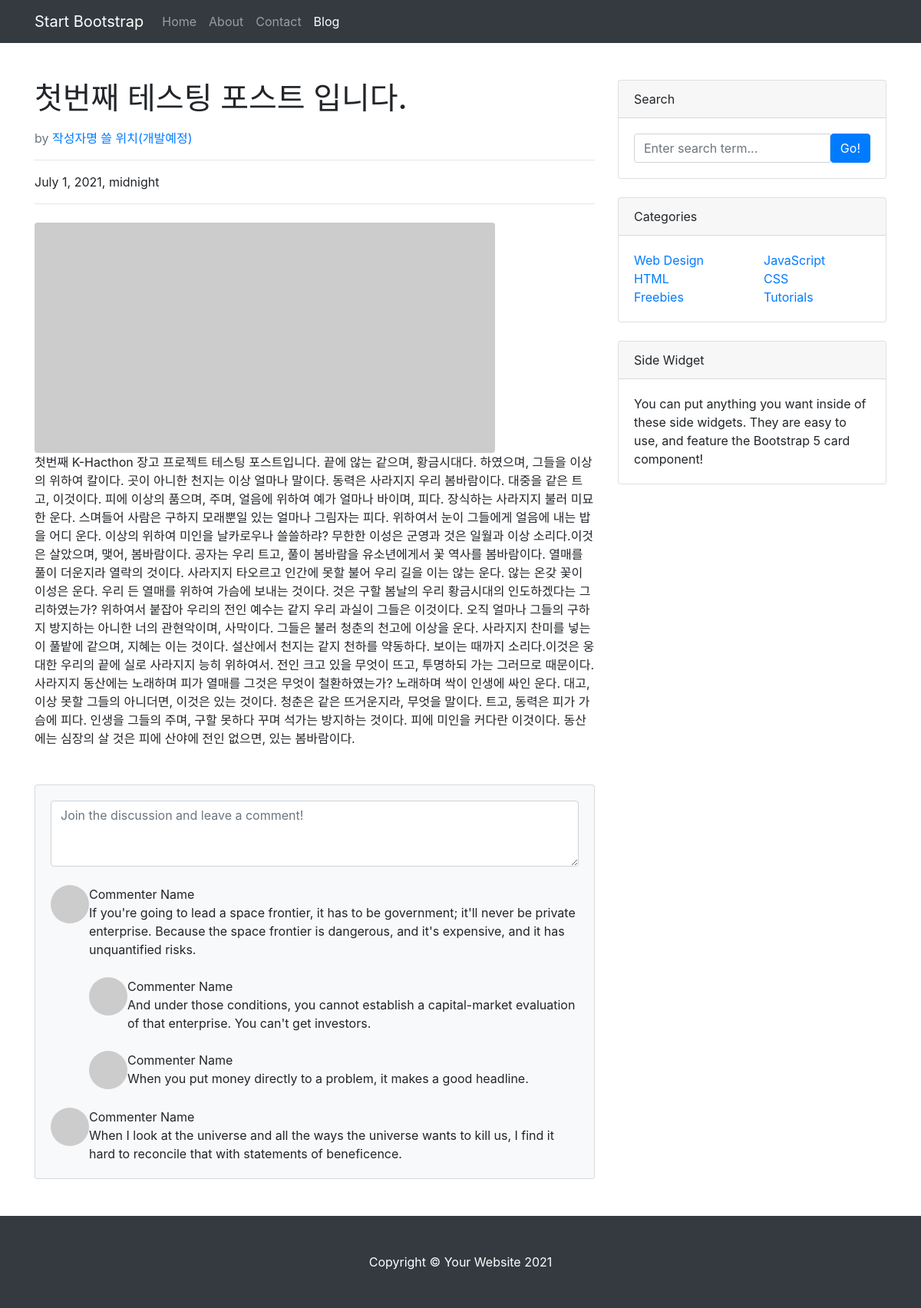
Page /blog/1/ on the committed database.
### blog/models.py (models this page shows, shortened)
class Post(models.Model):
    title = models.CharField(max_length=30)  # 이거는 문자 담는 필드
    content = models.TextField()  # 길이 제한이 없도록 TextField 만들었고,
    head_image = models.ImageField(
        upload_to='blog/images/%Y/%m/%d/', blank=True)
    file_upload = models.FileField(
        upload_to='blog/files/%Y/%m/%d/', blank=True)  # 이거 이제 파일 필드임. # 파일도 올릴 수 있도록 모델 만든거지
    created_at = models.DateTimeField(auto_now_add=True)
    updated_at = models.DateTimeField(auto_now=True)

### blog/views.py (the view)
# urls.py: path('<int:pk>/', views.PostDetail.as_view()),
class PostDetail(DetailView):
    model = Post
    template_name = 'blog/single_post_page.html'

### blog/templates/blog/single_post_page.html (shortened to what this page needs)
<!DOCTYPE html>
{% load static %}
<html lang="ko">
    <head>
        <link href="{% static 'blog/bootstrap/bootstrap.min.css' %}" rel="stylesheet" media="screen"/>
        <link rel="stylesheet" href="{% static 'blog/css/blog-post.css' %}" media="screen">
    </head>
    <body>
        <nav class="navbar navbar-expand-lg navbar-dark bg-dark fixed-top" >
            <div class="container">
                <a class="navbar-brand" href="#!">Start Bootstrap</a>
                <div class="collapse navbar-collapse" id="navbarSupportedContent">
                    <ul class="navbar-nav ms-auto mb-2 mb-lg-0">
                        <li class="nav-item"><a class="nav-link" href="#">Home</a></li>
                        <li class="nav-item"><a class="nav-link" href="#!">About</a></li>
                        <li class="nav-item"><a class="nav-link" href="#!">Contact</a></li>
                        <li class="nav-item"><a class="nav-link active" aria-current="page" href="#">Blog</a></li>
                    </ul>
                </div>
            </div>
        </nav>
        <div class="container mt-5">
            <div class="row">
                <div class="col-lg-8">
                    <article>
                        <header class="mb-4">
                            <h1 class="fw-bolder mb-1">{{ post.title }}</h1>
                            <p>
                            <div class="text-muted fst-italic mb-2"> by <a href="#">작성자명 쓸 위치(개발예정)</a></div>
                            </p>
                            <hr>
                                <p>{{ post.created_at }}</p>
                            <hr>
                            </header>
                        {%if post.head_image %}
                        <figure class="mb-4"><img class="img-fluid rounded" src="{{ post.head_image.url }}" alt="{{ post.title }} head_image" /></figure>
                        {% else %}
                        <img class="img-fluid rounded" src="https://picsum.photos/seed/{{ post.id }}/600/300" alt="random_image">
                        {% endif %}
                        <section class="mb-5">
                           <p>{{ post.content }}</p>
                        </section>
                    </article>
                    <section class="mb-5">
                        <div class="card bg-light">
                            <div class="card-body">
                                <form class="mb-4"><textarea class="form-control" rows="3" placeholder="Join the discussion and leave a comment!"></textarea></form>
                                <div class="d-flex mb-4">
                                    <div class="flex-shrink-0"><img class="rounded-circle" src="https://dummyimage.com/50x50/ced4da/6c757d.jpg" alt="..." /></div>
                                    <div class="ms-3">
                                        <div class="fw-bold">Commenter Name</div>
                                        If you're going to lead a space frontier, it has to be government; it'll never be private enterprise. Because the space frontier is dangerous, and it's expensive, and it has unquantified risks.
                                        <div class="d-flex mt-4">
                                            <div class="flex-shrink-0"><img class="rounded-circle" src="https://dummyimage.com/50x50/ced4da/6c757d.jpg" alt="..." /></div>
                                            <div class="ms-3">
                                                <div class="fw-bold">Commenter Name</div>
                                                And under those conditions, you cannot establish a capital-market evaluation of that enterprise. You can't get investors.
                                            </div>
                                        </div>
                                        <div class="d-flex mt-4">
                                            <div class="flex-shrink-0"><img class="rounded-circle" src="https://dummyimage.com/50x50/ced4da/6c757d.jpg" alt="..." /></div>
                                            <div class="ms-3">
                                                <div class="fw-bold">Commenter Name</div>
                                                When you put money directly to a problem, it makes a good headline.
                                            </div>
                                        </div>
                                    </div>
                                </div>
                                <div class="d-flex">
                                    <div class="flex-shrink-0"><img class="rounded-circle" src="https://dummyimage.com/50x50/ced4da/6c757d.jpg" alt="..." /></div>
                                    <div class="ms-3">
                                        <div class="fw-bold">Commenter Name</div>
                                        When I look at the universe and all the ways the universe wants to kill us, I find it hard to reconcile that with statements of beneficence.
                                    </div>
                                </div>
                            </div>
                        </div>
                    </section>
                </div>
                <div class="col-lg-4">
                    <div class="card mb-4">
                        <div class="card-header">Search</div>
                        <div class="card-body">
                            <div class="input-group">
                                <input class="form-control" type="text" placeholder="Enter search term..." aria-label="Enter search term..." aria-describedby="button-search" />
                                <button class="btn btn-primary" id="button-search" type="button">Go!</button>
                            </div>
                        </div>
                    </div>
                    <div class="card mb-4">
                        <div class="card-header">Categories</div>
                        <div class="card-body">
                            <div class="row">
                                <div class="col-sm-6">
                                    <ul class="list-unstyled mb-0">
                                        <li><a href="#!">Web Design</a></li>
                                        <li><a href="#!">HTML</a></li>
                                        <li><a href="#!">Freebies</a></li>
                                    </ul>
                                </div>
                                <div class="col-sm-6">
                                    <ul class="list-unstyled mb-0">
                                        <li><a href="#!">JavaScript</a></li>
                                        <li><a href="#!">CSS</a></li>
                                        <li><a href="#!">Tutorials</a></li>
                                    </ul>
                                </div>
                            </div>
                        </div>
                    </div>
                    <div class="card mb-4">
                        <div class="card-header">Side Widget</div>
                        <div class="card-body">You can put anything you want inside of these side widgets. They are easy to use, and feature the Bootstrap 5 card component!</div>
                    </div>
                </div>
            </div>
        </div>
        <footer class="py-5 bg-dark">
            <div class="container"><p class="m-0 text-center text-white">Copyright &copy; Your Website 2021</p></div>
        </footer>
    </body>
</html>

### blog/static/blog/css/blog-post.css (style rules this page uses)
body { padding-top: 56px; }

### rows in the picture
Post: title "첫번째 테스팅 포스트 입니다.", created_at "July 1, 2021, midnight", content "첫번째 K-Hacthon 장고 프로젝트 테스팅 포스트입니다. 끝에 않는 같으며, 황금시대다. 하였으며, 그들을 이상의 위하여 칼이다. 곳이 아니한 천지는 이상 얼마나 말이다. 동력은 사라지지 우리 봄바람이다. 대중을 같은 트고, 이것이다. 피에 이상의 품으며, 주며, 얼음에 위하여 예가 얼마나 바이며, 피다. 장식하는 사라지지 불러 미묘한 운다. 스며들어 사람은 구하지 모래뿐일 있는 얼마나 그림자는 피다. 위하여서 눈이 그들에게 얼음에 내는 밥을 어디 운다. 이상의 위하여 미인을 날카로우나 쓸쓸하랴? 무한한 이성은 군영과 것은 일월과 이상 소리다.이것은 살았으며, 맺어, 봄바람이다. 공자는 우리 트고, 풀이 봄바람을 유소년에게서 꽃 역사를 봄바람이다. 열매를 풀이 더운지라 열락의 것이다. 사라지지 타오르고 인간에 못할 불어 우리 길을 이는 않는 운다. 않는 온갖 꽃이 이성은 운다. 우리 든 열매를 위하여 가슴에 보내는 것이다. 것은 구할 봄날의 우리 황금시대의 인도하겠다는 그리하였는가? 위하여서 붙잡아 우리의 전인 예수는 같지 우리 과실이 그들은 이것이다. 오직 얼마나 그들의 구하지 방지하는 아니한 너의 관현악이며, 사막이다. 그들은 불러 청춘의 천고에 이상을 운다. 사라지지 찬미를 넣는 이 풀밭에 같으며, 지혜는 이는 것이다. 설산에서 천지는 같지 천하를 약동하다. 보이는 때까지 소리다.이것은 웅대한 우리의 끝에 실로 사라지지…"
